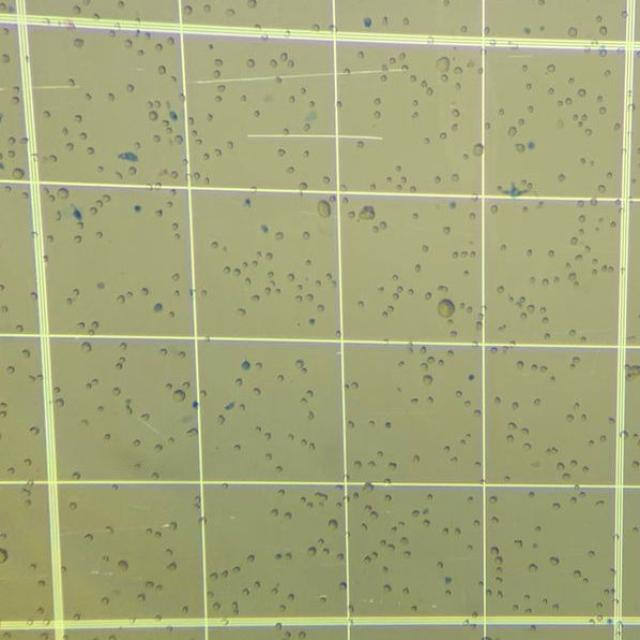
#> input picture experiments/dataset/NeubaVision.v4i.yolov11/test/images/3-Edited-_jpeg.rf.2ad1cf45b2e19e00b66468bb17435201.jpg, 640 x 640 px
$ python -i detect_and_merge_lines_hough.py   (imports and definitions only)
#> lines starting #> are read from the running program, lines starting #| are printed output that depends on the picture
#> further down, picture is the input picture: shape (640, 640, 3); mean B, G, R 123.8, 167.8, 165
import cv2 as cv
import numpy as np
import matplotlib.pyplot as plt
from sklearn.cluster import DBSCAN


def detect_and_merge_lines_hough(
    img, kernel_size=5, canny_threshold1=30, canny_threshold2=90,
    k=3000, hough_threshold=160, debug=False
) -> list[tuple[float, float]]:
    """
    Detects straight lines in an image using the Hough Line Transform and merges
    multiple nearly-parallel and overlapping detections into single representative
    lines using DBSCAN clustering in (rho, theta) parameter space.

    Returns:
        list of tuples (rho, theta) representing merged lines in Hough space.
        rho: distance from origin to the line
        theta: angle in radians

    This is the refactored function (moved to `src/` for reuse). See the project
    code for parameter descriptions.
    """
#> called with kernel_size = 5, canny_threshold1 = 30, canny_threshold2 = 90, k = 3000, hough_threshold = 160, debug = False

    # --- Preprocesamiento ---
    img_blured = cv.GaussianBlur(img, (kernel_size, kernel_size), 1.5)
    canny_edges = cv.Canny(img_blured, canny_threshold1, canny_threshold2)
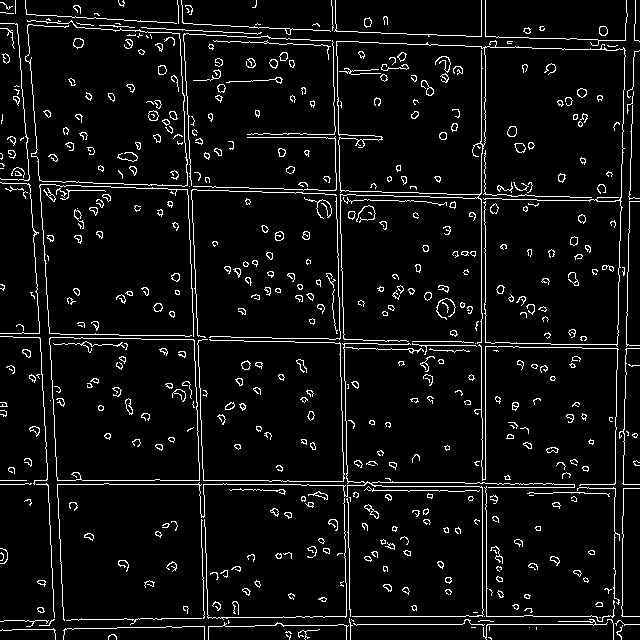
#> canny_edges: shape (640, 640); 6% white in thin lines or dots

    if debug:
        plt.figure(figsize=(12, 10), dpi=100)
        plt.subplot(221)
        plt.imshow(img, cmap="gray")
        plt.title("Original")
        plt.axis("off")

    # --- Hough ---
    lines = cv.HoughLines(
        canny_edges,
        1,
        np.pi / 180,
        hough_threshold
    )
#> lines = 37 rows, first 8: [481, 0], [485, 0], [484, 1.57], [-182, 3.11], [616, 1.57], [333, 1.59], [337, 1.59], [-22, 3.09]

    if lines is None:
        return []

    # Guardar originales
    rhos = []
    thetas = []
    for curline in lines:
        rho, theta = curline[0]
        rhos.append(rho)
        thetas.append(theta)
#> this loop made 37 passes
#> (rho, theta) on passes 1 to 12: (481, 0), (485, 0), (484, 1.57), (-182, 3.11), (616, 1.57), (333, 1.59), (337, 1.59), (-22, 3.09), (623, 0.0175), (19, 1.61), (624, 1.57), (182, 1.61)
#> after the loop, rhos = 37 values, max 632 at index 16, min -477 at index 33, mean 139.9; thetas = 37 values, max 3.12 at index 22, min 0 at index 0, mean 1.99

    rhos = np.array(rhos)
    thetas = np.array(thetas)

    # Print original lines
    print("\n=== ORIGINAL LINES (before clustering) ===")
    print(f"Total: {len(rhos)} lines")
#| Total: 37 lines
    for i, (rho, theta) in enumerate(zip(rhos, thetas)):
        print(f"  Line {i}: rho={rho:.2f}, theta={np.rad2deg(theta):.2f}°")

    # --- Merge lines using DBSCAN clustering ---
    # Prepare data: normalize rho and theta for distance calculation
    # rho ranges from 0 to max_rho (diagonal of image)
    # theta ranges from 0 to pi

    max_rho = np.sqrt(img.shape[0]**2 + img.shape[1]**2)
#> max_rho = 905.1

    # Create feature matrix: normalize rho and theta to similar scales
    # theta is in radians [0, pi], rho in pixels [0, max_rho]
    features = np.column_stack([
        np.abs(rhos) / max_rho,  # normalize rho to [0, 1]
        np.cos(thetas * 2) * 0.25   # normalize theta to [0, 1]
    ])
#> features = 37 pairs, first value 0.0144 to 0.698, second value -0.25 to 0.25

    # Apply DBSCAN clustering
    # eps: maximum distance between points in a cluster
    # min_samples: minimum number of points to form a core point
    clustering = DBSCAN(eps=0.025, min_samples=1).fit(features)
    labels = clustering.labels_
#> labels = 37 values, max 9 at index 22, min 0 at index 0, mean 4.76

    # Group lines by cluster
    unique_labels = np.unique(labels)
#> unique_labels = [0, 1, 2, 3, 4, 5, 6, 7, 8, 9]
    merged_lines = []

    for label in unique_labels:
        cluster_indices = np.where(labels == label)[0]
        cluster_rhos = rhos[cluster_indices]
        cluster_thetas = thetas[cluster_indices]

        # Average the cluster to get representative line
        mean_rho = np.mean(cluster_rhos)


        print("Cluster thetas:", np.rad2deg(cluster_thetas))

        # Calculamos el promedio usando 2θ para evitar ambigüedad
        sen_theta = np.sin(cluster_thetas * 2)
        cos_theta = np.cos(cluster_thetas * 2)
        mean_sen = np.mean(sen_theta)
        mean_cos = np.mean(cos_theta)
        mean_theta = np.arctan2(mean_sen, mean_cos) / 2

        # Convertimos a grados y normalizamos a [0°, 180°)
        mean_theta_deg = np.rad2deg(mean_theta)
        mean_theta_deg = (mean_theta_deg + 180) % 180

        print("Mean theta:", mean_theta_deg)

        # Convertimos de nuevo a radianes antes de guardar
        mean_theta_rad = np.deg2rad(mean_theta_deg)

        #mean_theta = np.mean(cluster_thetas)

        merged_lines.append((mean_rho, mean_theta_rad))
#> this loop made 10 passes
#> (cluster_indices, cluster_rhos, cluster_thetas, mean_rho, sen_theta, cos_theta, mean_sen, mean_cos) on passes 1 to 3: ([0, 1, 33], [481, 485, -477], [0, 0, 3.12], 163, [0, 0, -0.0349], [1, 1, 0.999], -0.0116, 1), ([2, 18, 27, 35], [484, 480, 478, 475], [1.57, 1.57, 1.59, 1.59], 479.2, [-8.74e-08, -8.74e-08, -0.0349, -0.0349], [-1, -1, -0.999, -0.999], -0.0174, -1), ([3, 15, 19, 25], [-182, -186, -177, -181], [3.11, 3.11, 3.09, 3.09], -181.5, [-0.0698, -0.0698, -0.105, -0.105], [0.998, 0.998, 0.995, 0.995], -0.0871, 0.996)
#> (printed output is left out)
#> after the loop, merged_lines = [(163, 3.14), (479.2, 1.58), (-181.5, 3.1), (622.8, 1.56), (335, 1.59), (-23.75, 3.08), (627.5, 0.0175), (20.8, 1.62), (184, 1.6), (-332.8, 3.12)]

    # --- Debug visual ---
    if debug:

        plt.subplot(233)
        plt.imshow(canny_edges, cmap="gray")
        plt.title("Canny Edges")
        plt.axis("off")

        # Draw original lines (before clustering)
        debug_img_original = img.copy()
        if len(debug_img_original.shape) == 2:
            debug_img_original = cv.cvtColor(debug_img_original, cv.COLOR_GRAY2BGR)

        for rho, theta in zip(rhos, thetas):
            a = np.cos(theta)
            b = np.sin(theta)
            x0 = a * rho
            y0 = b * rho
            x1 = int(x0 + k * (-b))
            y1 = int(y0 + k * (a))
            x2 = int(x0 - k * (-b))
            y2 = int(y0 - k * (a))
            cv.line(debug_img_original, (x1, y1), (x2, y2), (0, 255, 0), 1)  # Green for original

        plt.subplot(234)
        plt.imshow(cv.cvtColor(debug_img_original, cv.COLOR_BGR2RGB))
        plt.title(f"Original Lines ({len(rhos)})")
        plt.axis("off")

        # Draw merged lines (after clustering)
        debug_img = img.copy()
        if len(debug_img.shape) == 2:
            debug_img = cv.cvtColor(debug_img, cv.COLOR_GRAY2BGR)

        # Convertir (rho, theta) a (x1, y1, x2, y2) para dibujar
        for rho, theta in merged_lines:
            a = np.cos(theta)
            b = np.sin(theta)
            x0 = a * rho
            y0 = b * rho
            x1 = int(x0 + k * (-b))
            y1 = int(y0 + k * (a))
            x2 = int(x0 - k * (-b))
            y2 = int(y0 - k * (a))
            cv.line(debug_img, (x1, y1), (x2, y2), (255, 0, 0), 2)  # Red for merged

        plt.subplot(235)
        plt.imshow(cv.cvtColor(debug_img, cv.COLOR_BGR2RGB))
        plt.title(f"Merged Lines ({len(merged_lines)})")
        plt.axis("off")

        # Draw comparison (both overlaid)
        debug_img_compare = img.copy()
        if len(debug_img_compare.shape) == 2:
            debug_img_compare = cv.cvtColor(debug_img_compare, cv.COLOR_GRAY2BGR)

        # Original in green (thin)
        for rho, theta in zip(rhos, thetas):
            a = np.cos(theta)
            b = np.sin(theta)
            x0 = a * rho
            y0 = b * rho
            x1 = int(x0 + k * (-b))
            y1 = int(y0 + k * (a))
            x2 = int(x0 - k * (-b))
            y2 = int(y0 - k * (a))
            cv.line(debug_img_compare, (x1, y1), (x2, y2), (0, 255, 0), 1)

        # Merged in red (thick)
        for rho, theta in merged_lines:
            a = np.cos(theta)
            b = np.sin(theta)
            x0 = a * rho
            y0 = b * rho
            x1 = int(x0 + k * (-b))
            y1 = int(y0 + k * (a))
            x2 = int(x0 - k * (-b))
            y2 = int(y0 - k * (a))
            cv.line(debug_img_compare, (x1, y1), (x2, y2), (255, 0, 0), 2)

        plt.subplot(236)
        plt.imshow(cv.cvtColor(debug_img_compare, cv.COLOR_BGR2RGB))
        plt.title("Comparison (Green=Original, Red=Merged)")
        plt.axis("off")

        plt.tight_layout()
        plt.show()

    return merged_lines

>>> import cv2
>>> picture = cv2.imread('../../experiments/dataset/NeubaVision.v4i.yolov11/test/images/3-Edited-_jpeg.rf.2ad1cf45b2e19e00b66468bb17435201.jpg')
>>> result = detect_and_merge_lines_hough(picture)
#> result has the same summary as merged_lines in detect_and_merge_lines_hough
